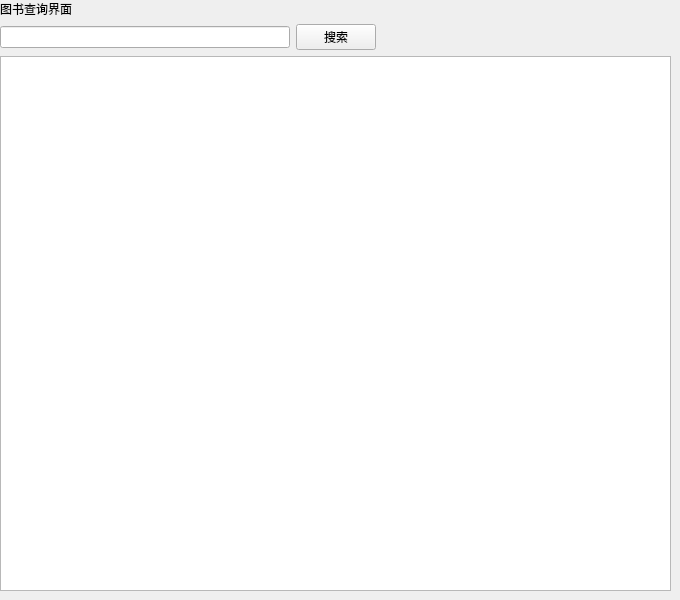
<?xml version="1.0" encoding="UTF-8"?>
<ui version="4.0">
 <class>Cell_SearchBook</class>
 <widget class="QWidget" name="Cell_SearchBook">
  <property name="geometry">
   <rect>
    <x>0</x>
    <y>0</y>
    <width>680</width>
    <height>600</height>
   </rect>
  </property>
  <property name="windowTitle">
   <string>Form</string>
  </property>
  <widget class="QWidget" name="widget" native="true">
   <property name="geometry">
    <rect>
     <x>0</x>
     <y>0</y>
     <width>671</width>
     <height>591</height>
    </rect>
   </property>
   <layout class="QGridLayout" name="gridLayout">
    <item row="1" column="1">
     <widget class="QPushButton" name="btn_search">
      <property name="text">
       <string>搜索</string>
      </property>
     </widget>
    </item>
    <item row="1" column="2">
     <spacer name="horizontalSpacer_2">
      <property name="orientation">
       <enum>Qt::Horizontal</enum>
      </property>
      <property name="sizeHint" stdset="0">
       <size>
        <width>40</width>
        <height>20</height>
       </size>
      </property>
     </spacer>
    </item>
    <item row="0" column="0">
     <widget class="QLabel" name="label">
      <property name="text">
       <string>图书查询界面</string>
      </property>
     </widget>
    </item>
    <item row="1" column="0">
     <widget class="QLineEdit" name="name_of_book"/>
    </item>
    <item row="2" column="0" colspan="3">
     <widget class="QTableView" name="tableView"/>
    </item>
   </layout>
  </widget>
 </widget>
 <resources/>
 <connections/>
</ui>
